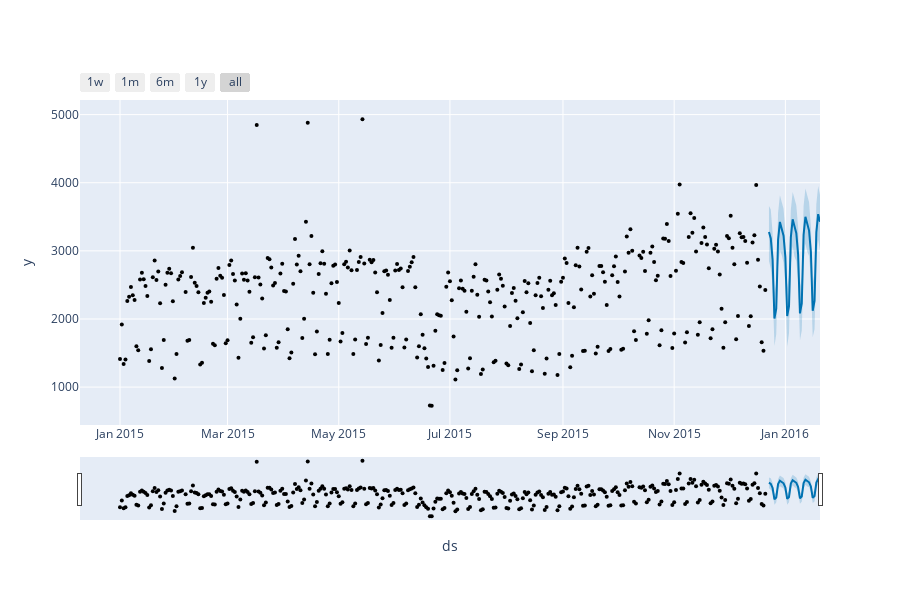

Here is the notebook cell this chart was saved with:
### Code cell
# An interactive figure of the forecast
plot_plotly(model, forecast)
